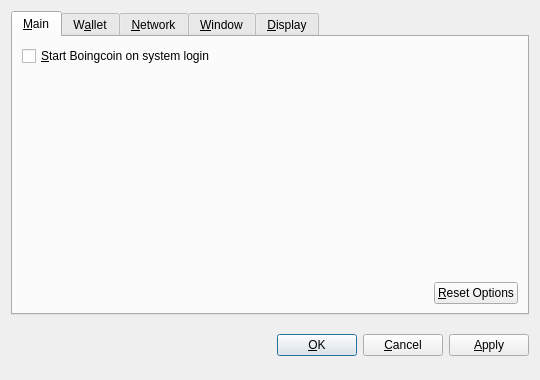
<?xml version="1.0" encoding="UTF-8"?>
<ui version="4.0">
 <class>OptionsDialog</class>
 <widget class="QDialog" name="OptionsDialog">
  <property name="geometry">
   <rect>
    <x>0</x>
    <y>0</y>
    <width>540</width>
    <height>380</height>
   </rect>
  </property>
  <property name="windowTitle">
   <string>Options</string>
  </property>
  <property name="modal">
   <bool>true</bool>
  </property>
  <layout class="QVBoxLayout" name="verticalLayout">
   <item>
    <widget class="QTabWidget" name="tabWidget">
     <property name="tabPosition">
      <enum>QTabWidget::North</enum>
     </property>
     <property name="currentIndex">
      <number>0</number>
     </property>
     <widget class="QWidget" name="tabMain">
      <attribute name="title">
       <string>&amp;Main</string>
      </attribute>
      <layout class="QVBoxLayout" name="verticalLayout_Main">
       <item>
        <widget class="QCheckBox" name="bitcoinAtStartup">
         <property name="toolTip">
          <string>Automatically start Boingcoin after logging in to the system.</string>
         </property>
         <property name="text">
          <string>&amp;Start Boingcoin on system login</string>
         </property>
        </widget>
       </item>
       <item>
        <spacer name="verticalSpacer_Main">
         <property name="orientation">
          <enum>Qt::Vertical</enum>
         </property>
         <property name="sizeHint" stdset="0">
          <size>
           <width>20</width>
           <height>40</height>
          </size>
         </property>
        </spacer>
       </item>
       <item>
        <layout class="QHBoxLayout" name="horizontalLayout_2_Main">
         <item>
          <spacer name="horizontalSpacer_2_Main">
           <property name="orientation">
            <enum>Qt::Horizontal</enum>
           </property>
           <property name="sizeHint" stdset="0">
            <size>
             <width>40</width>
             <height>20</height>
            </size>
           </property>
          </spacer>
         </item>
         <item>
          <widget class="QPushButton" name="resetButton">
           <property name="toolTip">
            <string>Reset all client options to default.</string>
           </property>
           <property name="text">
            <string>&amp;Reset Options</string>
           </property>
           <property name="autoDefault">
            <bool>false</bool>
           </property>
          </widget>
         </item>
        </layout>
       </item>
      </layout>
     </widget>
     <widget class="QWidget" name="tabWallet">
      <attribute name="title">
       <string>W&amp;allet</string>
      </attribute>
      <layout class="QVBoxLayout" name="verticalLayout_Network">
       <item>
        <widget class="QLabel" name="transactionFeeInfoLabel">
         <property name="text">
          <string>Optional transaction fee per kB that helps make sure your transactions are processed quickly. Most transactions are 1 kB.</string>
         </property>
         <property name="textFormat">
          <enum>Qt::PlainText</enum>
         </property>
         <property name="wordWrap">
          <bool>true</bool>
         </property>
        </widget>
       </item>
       <item>
        <layout class="QHBoxLayout" name="horizontalLayout_1_Main">
         <item>
          <widget class="QLabel" name="transactionFeeLabel">
           <property name="text">
            <string>Pay transaction &amp;fee</string>
           </property>
           <property name="textFormat">
            <enum>Qt::PlainText</enum>
           </property>
           <property name="buddy">
            <cstring>transactionFee</cstring>
           </property>
          </widget>
         </item>
         <item>
          <widget class="BitcoinAmountField" name="transactionFee"/>
         </item>
         <item>
          <spacer name="horizontalSpacer_1_Main">
           <property name="orientation">
            <enum>Qt::Horizontal</enum>
           </property>
           <property name="sizeHint" stdset="0">
            <size>
             <width>40</width>
             <height>20</height>
            </size>
           </property>
          </spacer>
         </item>
        </layout>
       </item>
       <item>
        <widget class="QLabel" name="label">
         <property name="text">
          <string>If you disable the spending of unconfirmed change, the change from a transaction cannot be used until that transaction has at least one confirmation. This also affects how your balance is computed.</string>
         </property>
         <property name="wordWrap">
          <bool>true</bool>
         </property>
        </widget>
       </item>
       <item>
        <widget class="QCheckBox" name="spendZeroConfChange">
         <property name="text">
          <string>Spend unconfirmed change  (experts only)</string>
         </property>
        </widget>
       </item>
       <item>
        <spacer name="verticalSpacer">
         <property name="orientation">
          <enum>Qt::Vertical</enum>
         </property>
         <property name="sizeHint" stdset="0">
          <size>
           <width>20</width>
           <height>40</height>
          </size>
         </property>
        </spacer>
       </item>
      </layout>
     </widget>
     <widget class="QWidget" name="tabNetwork">
      <attribute name="title">
       <string>&amp;Network</string>
      </attribute>
      <layout class="QVBoxLayout" name="verticalLayout_Network">
       <item>
        <widget class="QCheckBox" name="mapPortUpnp">
         <property name="toolTip">
          <string>Automatically open the Boingcoin client port on the router. This only works when your router supports UPnP and it is enabled.</string>
         </property>
         <property name="text">
          <string>Map port using &amp;UPnP</string>
         </property>
        </widget>
       </item>
       <item>
        <widget class="QCheckBox" name="connectSocks">
         <property name="toolTip">
          <string>Connect to the Boingcoin network through a SOCKS proxy (e.g. when connecting through Tor).</string>
         </property>
         <property name="text">
          <string>&amp;Connect through SOCKS proxy:</string>
         </property>
        </widget>
       </item>
       <item>
        <layout class="QHBoxLayout" name="horizontalLayout_Network">
         <item>
          <widget class="QLabel" name="proxyIpLabel">
           <property name="text">
            <string>Proxy &amp;IP:</string>
           </property>
           <property name="textFormat">
            <enum>Qt::PlainText</enum>
           </property>
           <property name="buddy">
            <cstring>proxyIp</cstring>
           </property>
          </widget>
         </item>
         <item>
          <widget class="QValidatedLineEdit" name="proxyIp">
           <property name="maximumSize">
            <size>
             <width>140</width>
             <height>16777215</height>
            </size>
           </property>
           <property name="toolTip">
            <string>IP address of the proxy (e.g. 127.0.0.1)</string>
           </property>
          </widget>
         </item>
         <item>
          <widget class="QLabel" name="proxyPortLabel">
           <property name="text">
            <string>&amp;Port:</string>
           </property>
           <property name="textFormat">
            <enum>Qt::PlainText</enum>
           </property>
           <property name="buddy">
            <cstring>proxyPort</cstring>
           </property>
          </widget>
         </item>
         <item>
          <widget class="QLineEdit" name="proxyPort">
           <property name="maximumSize">
            <size>
             <width>55</width>
             <height>16777215</height>
            </size>
           </property>
           <property name="toolTip">
            <string>Port of the proxy (e.g. 9050)</string>
           </property>
          </widget>
         </item>
         <item>
          <widget class="QLabel" name="socksVersionLabel">
           <property name="text">
            <string>SOCKS &amp;Version:</string>
           </property>
           <property name="textFormat">
            <enum>Qt::PlainText</enum>
           </property>
           <property name="buddy">
            <cstring>socksVersion</cstring>
           </property>
          </widget>
         </item>
         <item>
          <widget class="QValueComboBox" name="socksVersion">
           <property name="toolTip">
            <string>SOCKS version of the proxy (e.g. 5)</string>
           </property>
          </widget>
         </item>
         <item>
          <spacer name="horizontalSpacer_Network">
           <property name="orientation">
            <enum>Qt::Horizontal</enum>
           </property>
           <property name="sizeHint" stdset="0">
            <size>
             <width>40</width>
             <height>20</height>
            </size>
           </property>
          </spacer>
         </item>
        </layout>
       </item>
       <item>
        <spacer name="verticalSpacer_Network">
         <property name="orientation">
          <enum>Qt::Vertical</enum>
         </property>
         <property name="sizeHint" stdset="0">
          <size>
           <width>20</width>
           <height>40</height>
          </size>
         </property>
        </spacer>
       </item>
      </layout>
     </widget>
     <widget class="QWidget" name="tabWindow">
      <attribute name="title">
       <string>&amp;Window</string>
      </attribute>
      <layout class="QVBoxLayout" name="verticalLayout_Window">
       <item>
        <widget class="QCheckBox" name="minimizeToTray">
         <property name="toolTip">
          <string>Show only a tray icon after minimizing the window.</string>
         </property>
         <property name="text">
          <string>&amp;Minimize to the tray instead of the taskbar</string>
         </property>
        </widget>
       </item>
       <item>
        <widget class="QCheckBox" name="minimizeOnClose">
         <property name="toolTip">
          <string>Minimize instead of exit the application when the window is closed. When this option is enabled, the application will be closed only after selecting Quit in the menu.</string>
         </property>
         <property name="text">
          <string>M&amp;inimize on close</string>
         </property>
        </widget>
       </item>
       <item>
        <spacer name="verticalSpacer_Window">
         <property name="orientation">
          <enum>Qt::Vertical</enum>
         </property>
         <property name="sizeHint" stdset="0">
          <size>
           <width>20</width>
           <height>40</height>
          </size>
         </property>
        </spacer>
       </item>
      </layout>
     </widget>
     <widget class="QWidget" name="tabDisplay">
      <attribute name="title">
       <string>&amp;Display</string>
      </attribute>
      <layout class="QVBoxLayout" name="verticalLayout_Display">
       <item>
        <layout class="QHBoxLayout" name="horizontalLayout_1_Display">
         <item>
          <widget class="QLabel" name="langLabel">
           <property name="text">
            <string>User Interface &amp;language:</string>
           </property>
           <property name="textFormat">
            <enum>Qt::PlainText</enum>
           </property>
           <property name="buddy">
            <cstring>lang</cstring>
           </property>
          </widget>
         </item>
         <item>
          <widget class="QValueComboBox" name="lang">
           <property name="toolTip">
            <string>The user interface language can be set here. This setting will take effect after restarting Boingcoin.</string>
           </property>
          </widget>
         </item>
        </layout>
       </item>
       <item>
        <layout class="QHBoxLayout" name="horizontalLayout_2_Display">
         <item>
          <widget class="QLabel" name="unitLabel">
           <property name="text">
            <string>&amp;Unit to show amounts in:</string>
           </property>
           <property name="textFormat">
            <enum>Qt::PlainText</enum>
           </property>
           <property name="buddy">
            <cstring>unit</cstring>
           </property>
          </widget>
         </item>
         <item>
          <widget class="QValueComboBox" name="unit">
           <property name="toolTip">
            <string>Choose the default subdivision unit to show in the interface and when sending coins.</string>
           </property>
          </widget>
         </item>
        </layout>
       </item>
       <item>
        <widget class="QCheckBox" name="displayAddresses">
         <property name="toolTip">
          <string>Whether to show Boingcoin addresses in the transaction list or not.</string>
         </property>
         <property name="text">
          <string>&amp;Display addresses in transaction list</string>
         </property>
        </widget>
       </item>
       <item>
        <widget class="QCheckBox" name="coinControlFeatures">
         <property name="toolTip">
          <string>Whether to show coin control features or not.</string>
         </property>
         <property name="text">
          <string>Display coin &amp;control features (experts only!)</string>
         </property>
        </widget>
       </item>
       <item>
        <spacer name="verticalSpacer_Display">
         <property name="orientation">
          <enum>Qt::Vertical</enum>
         </property>
         <property name="sizeHint" stdset="0">
          <size>
           <width>20</width>
           <height>40</height>
          </size>
         </property>
        </spacer>
       </item>
      </layout>
     </widget>
    </widget>
   </item>
   <item>
    <layout class="QHBoxLayout" name="horizontalLayout_Buttons">
     <item>
      <spacer name="horizontalSpacer_1">
       <property name="orientation">
        <enum>Qt::Horizontal</enum>
       </property>
       <property name="sizeHint" stdset="0">
        <size>
         <width>40</width>
         <height>48</height>
        </size>
       </property>
      </spacer>
     </item>
     <item>
      <widget class="QLabel" name="statusLabel">
       <property name="font">
        <font>
         <weight>75</weight>
         <bold>true</bold>
        </font>
       </property>
       <property name="text">
        <string/>
       </property>
       <property name="textFormat">
        <enum>Qt::PlainText</enum>
       </property>
       <property name="wordWrap">
        <bool>true</bool>
       </property>
      </widget>
     </item>
     <item>
      <spacer name="horizontalSpacer_2">
       <property name="orientation">
        <enum>Qt::Horizontal</enum>
       </property>
       <property name="sizeHint" stdset="0">
        <size>
         <width>40</width>
         <height>48</height>
        </size>
       </property>
      </spacer>
     </item>
     <item>
      <widget class="QPushButton" name="okButton">
       <property name="text">
        <string>&amp;OK</string>
       </property>
      </widget>
     </item>
     <item>
      <widget class="QPushButton" name="cancelButton">
       <property name="text">
        <string>&amp;Cancel</string>
       </property>
       <property name="autoDefault">
        <bool>false</bool>
       </property>
      </widget>
     </item>
     <item>
      <widget class="QPushButton" name="applyButton">
       <property name="text">
        <string>&amp;Apply</string>
       </property>
       <property name="autoDefault">
        <bool>false</bool>
       </property>
      </widget>
     </item>
    </layout>
   </item>
  </layout>
 </widget>
 <customwidgets>
  <customwidget>
   <class>BitcoinAmountField</class>
   <extends>QSpinBox</extends>
   <header>bitcoinamountfield.h</header>
  </customwidget>
  <customwidget>
   <class>QValueComboBox</class>
   <extends>QComboBox</extends>
   <header>qvaluecombobox.h</header>
  </customwidget>
  <customwidget>
   <class>QValidatedLineEdit</class>
   <extends>QLineEdit</extends>
   <header>qvalidatedlineedit.h</header>
  </customwidget>
 </customwidgets>
 <resources/>
 <connections/>
</ui>
